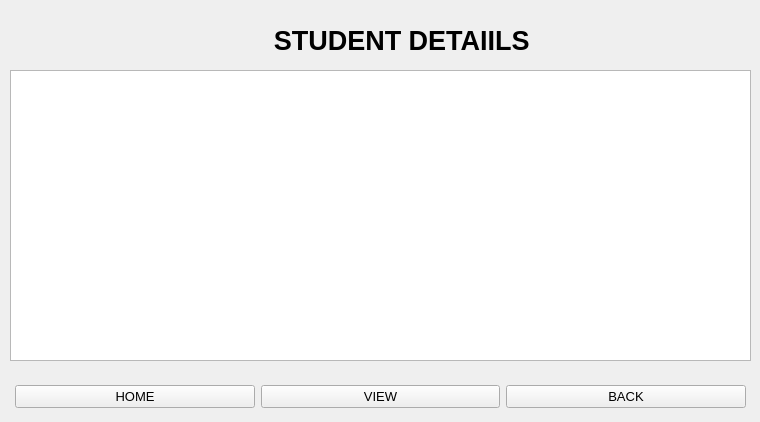
   <widget class="QWidget" name="page_3">
    <widget class="QLabel" name="label_9">
     <property name="geometry">
      <rect>
       <x>230</x>
       <y>20</y>
       <width>351</width>
       <height>41</height>
      </rect>
     </property>
     <property name="styleSheet">
      <string notr="true">color: rgb(0, 0, 0);</string>
     </property>
     <property name="text">
      <string>&lt;html&gt;&lt;head/&gt;&lt;body&gt;&lt;p align=&quot;center&quot;&gt;&lt;span style=&quot; font-size:20pt; font-weight:700;&quot;&gt;STUDENT DETAIILS &lt;/span&gt;&lt;/p&gt;&lt;/body&gt;&lt;/html&gt;</string>
     </property>
    </widget>
    <widget class="QTableView" name="tableView">
     <property name="geometry">
      <rect>
       <x>10</x>
       <y>70</y>
       <width>741</width>
       <height>291</height>
      </rect>
     </property>
    </widget>
    <widget class="QWidget" name="layoutWidget_3">
     <property name="geometry">
      <rect>
       <x>15</x>
       <y>380</y>
       <width>731</width>
       <height>33</height>
      </rect>
     </property>
     <layout class="QHBoxLayout" name="horizontalLayout_3">
      <item>
       <widget class="QPushButton" name="home3_2">
        <property name="font">
         <font>
          <pointsize>10</pointsize>
         </font>
        </property>
        <property name="styleSheet">
         <string notr="true">color: rgb(0, 0, 0);</string>
        </property>
        <property name="text">
         <string>HOME</string>
        </property>
       </widget>
      </item>
      <item>
       <widget class="QPushButton" name="view1">
        <property name="font">
         <font>
          <pointsize>10</pointsize>
         </font>
        </property>
        <property name="styleSheet">
         <string notr="true">color: rgb(0, 0, 0);</string>
        </property>
        <property name="text">
         <string>VIEW</string>
        </property>
       </widget>
      </item>
      <item>
       <widget class="QPushButton" name="back3">
        <property name="font">
         <font>
          <pointsize>10</pointsize>
         </font>
        </property>
        <property name="styleSheet">
         <string notr="true">color: rgb(0, 0, 0);</string>
        </property>
        <property name="text">
         <string>BACK</string>
        </property>
       </widget>
      </item>
     </layout>
    </widget>
   </widget>
